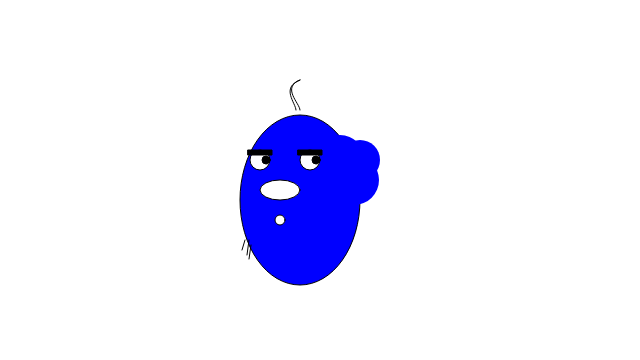
Frame 1 (no input)
Frame 60 (no input): identical to frame 1, image omitted
Frame 120 (the mouse pressed at the canvas centre since frame 60): identical to frame 1, image omitted

The p5.js sketch that drew this single still picture (run headless with seeded random() and noise() and a simulated clock; from frame 60 on, the mouse is pressed at the canvas centre):

// p5.js sketch
// ── sketch.js
var x = 200
var y = 100


function setup () { 
	createCanvas (640,360);

}


function draw () {
	// SHAPES WITH X,Y coordinates and size
	background ('white');
	//ellipse(260,120,130);//head
	//arc(226,80,30,22,)
	//ellipse(226,80,30);//left eye
	//ellipse(236,100,30);//nose
	//ellipse()

	//curve(73,24,73,61,15,65,15,65);
	



	fill('blue');

	ellipse(x + 100, x ,y + 20,y + 70,20);// head

	
	noStroke()
	fill('blue')
	ellipse( x + 140, y + 60,y/2,y/2,);//hair1
	ellipse( x + 150, y + 70, y/2,y/2);
	ellipse( x + 154, y + 80,y/2,y/2);
	ellipse( x + 160, y + 60, 40, 40);

	//ellipse(280,196,4,4)

	//head and eyes
	fill('white');
	stroke('black');
	ellipse(x + 60, y + 60,y/5,y/5,);//right eye
	ellipse(x + 110,y + 60,20,20,);//left eye
	fill('black')
	//arc(280,210,120,290,PI)
	fill('white')
	ellipse(x + 80,y + 90,y-60,y-80);//nose
	ellipse(x + 80,x + 20,10,10,);//mouth

	noFill();
	curve(x + y, y + 20, x + y ,y + 10, x + y, 80, x + x + 15,y-35 , x + x, x + 15, y + 65, y + 56);
	curve(x + y, y + 20, x + 96 ,y + 10, x + y, y - 20, (x * 2) + 15, 65, x * 2, x + 15, y + 65, y + 56);
	fill('black')
	rect(x + 48,y + 50,24,5);//eyebrow
	rect(x + 98,y + 50,24,5);//eyebrow

	line(x + 45,x + 40,x + 42,x + 50); //beard
	line(x + 49,x + 40,x + 47,x + 55);//beard
	line(x + 51,x + 45,x + 49,x + 59); //beard
	//arc(300,200,120,10,0,PI,);

	ellipse(x + 66,y + 60,8,8);//right eye
	ellipse(x + y + 16,y + 60,8,8);
}


// shapes that are only x,y points 
 

// ── style.css
body{
background-color:rgba(104,151,187);
font-family:Helvetica,Arial;
font-size:20px;
}
,p,a {font-size:1.5em;



}

p{
	color:white;
	padding:20px;
	background-color:rgba(0, 0, 0, 0.30);
	margin-bottom:0px;
}

h1{
	color:white;
	padding:30px;
	background-color:rgba(0, 0, 0, 0.30);
	font-size:2.5em;
	font-family:Helvetica;
	border-style:dotted;
	text-align:center;
	border-top:none;
	border-left:none;
	max-width:300px auto;
	margin: 0 auto;
	text-align:center;
}

ul{
	background-color:rgba(0, 0, 0, 0.30);
	padding:30px;
	border-style:solid;
	border-color:white;
	border-top:none;
	border-left:none;
	border-right:dashed;
	border-bottom:dashed;
	color:white;
}

a{
color:white; 
transition:color 300ms ease-in ; 


}

a:hover { 
color:purple;
 }

 #container {
 	max-width:600px;
 	margin: 0 auto;

 }

 img{ 
 	max-width: 100%;
 	padding:50px;
 	background-color:rgba(0, 0, 0, 0.30);
 	border-color:white;
 	border-style:dashed;
 	border-top:none;
 	border-bottom:dashed;
 	border-right:dashed;
 	border-left:none;
 	border-color:white;
 	margin-top:20px;

  }

  .link{
  list-style:none;

  }
